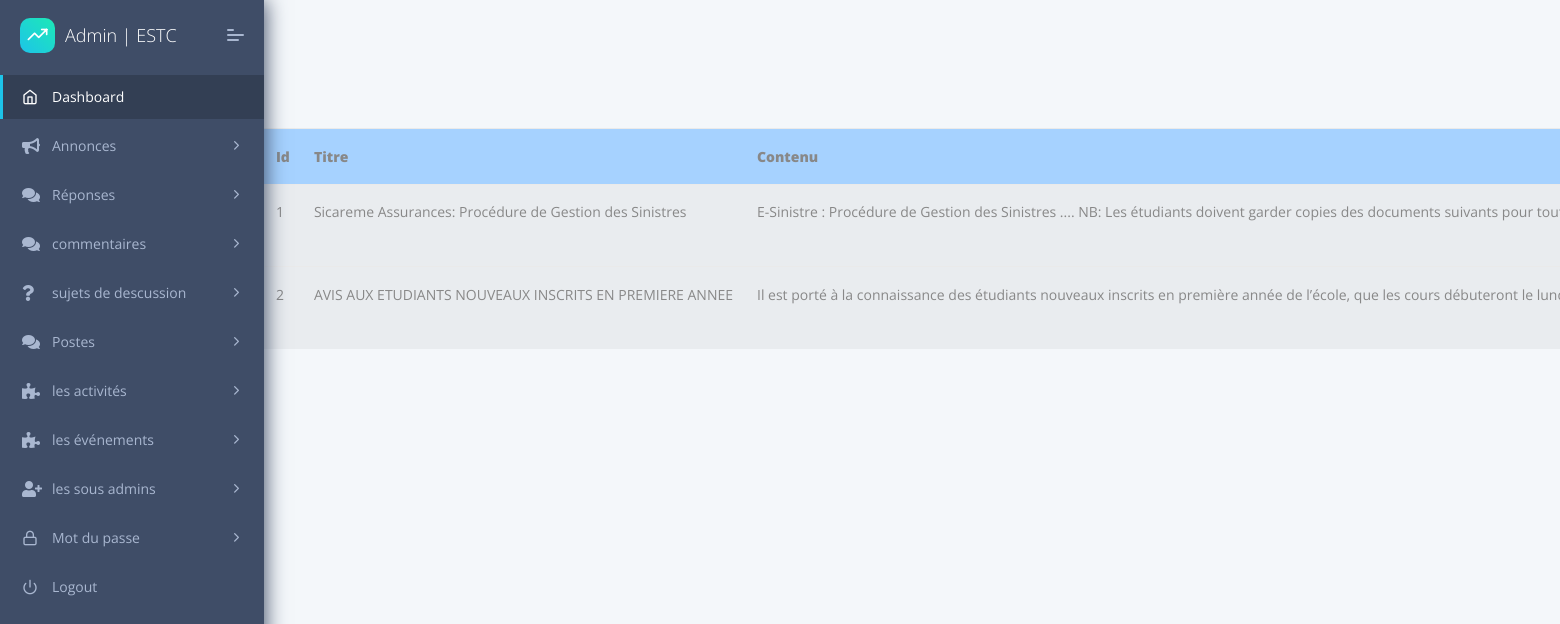
The app's page /blogpost_list/ with its own data.
### forum/models.py (models this page shows, shortened)
class BlogPost(models.Model):
	title = models.CharField(max_length=200)
	body = models.TextField()
	date_published = models.DateTimeField(auto_now_add=True)

### forum/views.py (the view)
# urls.py: path('blogpost_list/', BlogPostListView.as_view(), name='blogpost_list'),
class BlogPostListView(ListView):
    model = BlogPost
    field_list = [
        'title', 'body', 'date_published'
    ]

### forum/templates/forum/blogpost_list.html (shortened to what this page needs)
{% extends "layouts/base.html" %}
{% block content %}
{% load static %}
<!DOCTYPE html>
<html lang="en">
<body>
         <br><br><br><br><br><br><div class="tab-pane fade active show" id="profile" role="tabpanel" aria-labelledby="profile-tab">
                                    <table class="table table-hover">
                                        <thead>
                                          <tr BGCOLOR="#A6D2FF" WIDTH="290px" HEIGHT="0px" >
                     <th><B>Id</B></th>
                    <th><B>Titre</B></th>
                    <th><B>Contenu</B></th>
                </tr>
            </thead>
            <tbody>
{% for object in object_list %}
<div class="col" id="{{comment.id}}">
                <tr    BGCOLOR=" #e9ecef">
                    <td class="">{{ object.id }}</td>
                    <td >{{ object.title}} </td>
                    <td>{{ object.body}} </td>
                </tr>
                {% endfor %}
                                        </tbody>
                                    </table>
                                </div>
</body>
</html>
{% endblock content %}

### records on screen
BlogPost: id "1", title "Sicareme Assurances: Procédure de Gestion des Sinistres", body "E-Sinistre : Procédure de Gestion des Sinistres .... NB: Les étudiants doivent garder copies des documents suivants pour…"
BlogPost: id "2", title "AVIS AUX ETUDIANTS NOUVEAUX INSCRITS EN PREMIERE ANNEE", body "Il est porté à la connaissance des étudiants nouveaux inscrits en première année de l’école, que les cours débuteront le…"
